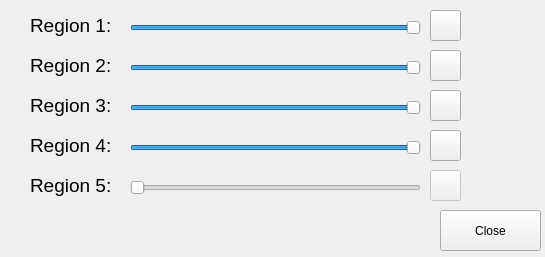
<?xml version="1.0" encoding="UTF-8"?>
<ui version="4.0">
 <class>setting_gui</class>
 <widget class="QWidget" name="setting_gui">
  <property name="geometry">
   <rect>
    <x>0</x>
    <y>0</y>
    <width>545</width>
    <height>257</height>
   </rect>
  </property>
  <property name="windowTitle">
   <string>Setting</string>
  </property>
  <widget class="QSlider" name="intensity_led_1_slider">
   <property name="geometry">
    <rect>
     <x>130</x>
     <y>20</y>
     <width>291</width>
     <height>16</height>
    </rect>
   </property>
   <property name="minimum">
    <number>1</number>
   </property>
   <property name="maximum">
    <number>10</number>
   </property>
   <property name="pageStep">
    <number>1</number>
   </property>
   <property name="sliderPosition">
    <number>10</number>
   </property>
   <property name="orientation">
    <enum>Qt::Horizontal</enum>
   </property>
  </widget>
  <widget class="QLabel" name="label">
   <property name="geometry">
    <rect>
     <x>30</x>
     <y>10</y>
     <width>101</width>
     <height>31</height>
    </rect>
   </property>
   <property name="font">
    <font>
     <pointsize>14</pointsize>
    </font>
   </property>
   <property name="text">
    <string>Region 1:</string>
   </property>
  </widget>
  <widget class="QSlider" name="intensity_led_2_slider">
   <property name="geometry">
    <rect>
     <x>130</x>
     <y>60</y>
     <width>291</width>
     <height>16</height>
    </rect>
   </property>
   <property name="minimum">
    <number>1</number>
   </property>
   <property name="maximum">
    <number>10</number>
   </property>
   <property name="pageStep">
    <number>1</number>
   </property>
   <property name="sliderPosition">
    <number>10</number>
   </property>
   <property name="orientation">
    <enum>Qt::Horizontal</enum>
   </property>
  </widget>
  <widget class="QLabel" name="label_2">
   <property name="geometry">
    <rect>
     <x>30</x>
     <y>50</y>
     <width>101</width>
     <height>31</height>
    </rect>
   </property>
   <property name="font">
    <font>
     <pointsize>14</pointsize>
    </font>
   </property>
   <property name="text">
    <string>Region 2:</string>
   </property>
  </widget>
  <widget class="QSlider" name="intensity_led_3_slider">
   <property name="geometry">
    <rect>
     <x>130</x>
     <y>100</y>
     <width>291</width>
     <height>16</height>
    </rect>
   </property>
   <property name="minimum">
    <number>1</number>
   </property>
   <property name="maximum">
    <number>10</number>
   </property>
   <property name="pageStep">
    <number>1</number>
   </property>
   <property name="sliderPosition">
    <number>10</number>
   </property>
   <property name="orientation">
    <enum>Qt::Horizontal</enum>
   </property>
  </widget>
  <widget class="QLabel" name="label_3">
   <property name="geometry">
    <rect>
     <x>30</x>
     <y>90</y>
     <width>101</width>
     <height>31</height>
    </rect>
   </property>
   <property name="font">
    <font>
     <pointsize>14</pointsize>
    </font>
   </property>
   <property name="text">
    <string>Region 3:</string>
   </property>
  </widget>
  <widget class="QSlider" name="intensity_led_4_slider">
   <property name="geometry">
    <rect>
     <x>130</x>
     <y>140</y>
     <width>291</width>
     <height>16</height>
    </rect>
   </property>
   <property name="minimum">
    <number>1</number>
   </property>
   <property name="maximum">
    <number>10</number>
   </property>
   <property name="pageStep">
    <number>1</number>
   </property>
   <property name="sliderPosition">
    <number>10</number>
   </property>
   <property name="orientation">
    <enum>Qt::Horizontal</enum>
   </property>
  </widget>
  <widget class="QLabel" name="label_4">
   <property name="geometry">
    <rect>
     <x>30</x>
     <y>130</y>
     <width>101</width>
     <height>31</height>
    </rect>
   </property>
   <property name="font">
    <font>
     <pointsize>14</pointsize>
    </font>
   </property>
   <property name="text">
    <string>Region 4:</string>
   </property>
  </widget>
  <widget class="QLabel" name="label_5">
   <property name="geometry">
    <rect>
     <x>30</x>
     <y>170</y>
     <width>101</width>
     <height>31</height>
    </rect>
   </property>
   <property name="font">
    <font>
     <pointsize>14</pointsize>
    </font>
   </property>
   <property name="text">
    <string>Region 5:</string>
   </property>
  </widget>
  <widget class="QSlider" name="intensity_led_5_slider">
   <property name="enabled">
    <bool>false</bool>
   </property>
   <property name="geometry">
    <rect>
     <x>130</x>
     <y>180</y>
     <width>291</width>
     <height>16</height>
    </rect>
   </property>
   <property name="minimum">
    <number>1</number>
   </property>
   <property name="maximum">
    <number>10</number>
   </property>
   <property name="pageStep">
    <number>1</number>
   </property>
   <property name="orientation">
    <enum>Qt::Horizontal</enum>
   </property>
  </widget>
  <widget class="QPushButton" name="change_led_1_btn">
   <property name="geometry">
    <rect>
     <x>430</x>
     <y>10</y>
     <width>31</width>
     <height>31</height>
    </rect>
   </property>
   <property name="text">
    <string/>
   </property>
   <property name="icon">
    <iconset>
     <normaloff>assets/change-2.png</normaloff>assets/change-2.png</iconset>
   </property>
  </widget>
  <widget class="QPushButton" name="change_led_2_btn">
   <property name="geometry">
    <rect>
     <x>430</x>
     <y>50</y>
     <width>31</width>
     <height>31</height>
    </rect>
   </property>
   <property name="text">
    <string/>
   </property>
   <property name="icon">
    <iconset>
     <normaloff>assets/change-2.png</normaloff>assets/change-2.png</iconset>
   </property>
  </widget>
  <widget class="QPushButton" name="change_led_3_btn">
   <property name="geometry">
    <rect>
     <x>430</x>
     <y>90</y>
     <width>31</width>
     <height>31</height>
    </rect>
   </property>
   <property name="text">
    <string/>
   </property>
   <property name="icon">
    <iconset>
     <normaloff>assets/change-2.png</normaloff>assets/change-2.png</iconset>
   </property>
  </widget>
  <widget class="QPushButton" name="change_led_4_btn">
   <property name="geometry">
    <rect>
     <x>430</x>
     <y>130</y>
     <width>31</width>
     <height>31</height>
    </rect>
   </property>
   <property name="text">
    <string/>
   </property>
   <property name="icon">
    <iconset>
     <normaloff>assets/change-2.png</normaloff>assets/change-2.png</iconset>
   </property>
  </widget>
  <widget class="QPushButton" name="change_led_5_btn">
   <property name="enabled">
    <bool>false</bool>
   </property>
   <property name="geometry">
    <rect>
     <x>430</x>
     <y>170</y>
     <width>31</width>
     <height>31</height>
    </rect>
   </property>
   <property name="text">
    <string/>
   </property>
   <property name="icon">
    <iconset>
     <normaloff>assets/change-2.png</normaloff>assets/change-2.png</iconset>
   </property>
  </widget>
  <widget class="QPushButton" name="close_btn">
   <property name="geometry">
    <rect>
     <x>440</x>
     <y>210</y>
     <width>101</width>
     <height>41</height>
    </rect>
   </property>
   <property name="text">
    <string>Close</string>
   </property>
  </widget>
 </widget>
 <resources/>
 <connections/>
</ui>
